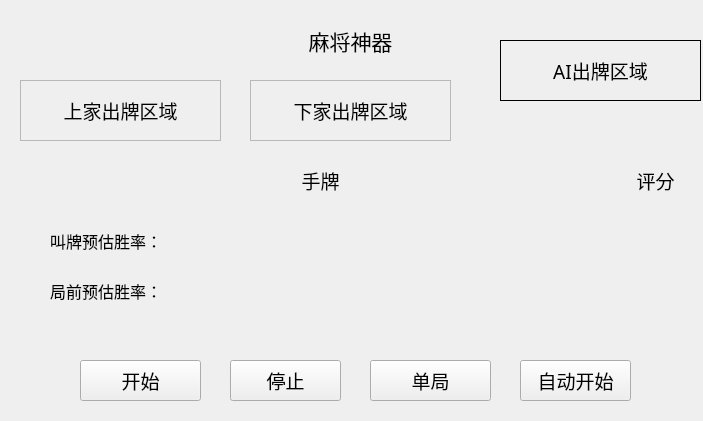
<?xml version="1.0" encoding="UTF-8"?>
<ui version="4.0">
 <class>Form</class>
 <widget class="QWidget" name="Form">
  <property name="geometry">
   <rect>
    <x>0</x>
    <y>0</y>
    <width>703</width>
    <height>421</height>
   </rect>
  </property>
  <property name="font">
   <font>
    <family>Arial</family>
    <pointsize>9</pointsize>
    <weight>75</weight>
    <italic>false</italic>
    <bold>true</bold>
   </font>
  </property>
  <property name="windowTitle">
   <string>Hi</string>
  </property>
  <property name="windowOpacity">
   <double>1.000000000000000</double>
  </property>
  <widget class="QLabel" name="WinRate">
   <property name="geometry">
    <rect>
     <x>630</x>
     <y>150</y>
     <width>51</width>
     <height>61</height>
    </rect>
   </property>
   <property name="font">
    <font>
     <family>等线</family>
     <pointsize>14</pointsize>
     <weight>50</weight>
     <italic>false</italic>
     <bold>false</bold>
    </font>
   </property>
   <property name="text">
    <string>评分</string>
   </property>
   <property name="alignment">
    <set>Qt::AlignCenter</set>
   </property>
  </widget>
  <widget class="QPushButton" name="InitCard">
   <property name="geometry">
    <rect>
     <x>80</x>
     <y>360</y>
     <width>121</width>
     <height>41</height>
    </rect>
   </property>
   <property name="font">
    <font>
     <family>等线</family>
     <pointsize>14</pointsize>
     <weight>50</weight>
     <italic>false</italic>
     <bold>false</bold>
    </font>
   </property>
   <property name="styleSheet">
    <string notr="true"/>
   </property>
   <property name="text">
    <string>开始</string>
   </property>
  </widget>
  <widget class="QLabel" name="UserHandCards">
   <property name="geometry">
    <rect>
     <x>40</x>
     <y>160</y>
     <width>561</width>
     <height>41</height>
    </rect>
   </property>
   <property name="font">
    <font>
     <family>等线</family>
     <pointsize>14</pointsize>
     <weight>50</weight>
     <italic>false</italic>
     <bold>false</bold>
    </font>
   </property>
   <property name="text">
    <string>手牌</string>
   </property>
   <property name="alignment">
    <set>Qt::AlignCenter</set>
   </property>
  </widget>
  <widget class="QFrame" name="LPlayer">
   <property name="geometry">
    <rect>
     <x>20</x>
     <y>80</y>
     <width>201</width>
     <height>61</height>
    </rect>
   </property>
   <property name="font">
    <font>
     <family>等线</family>
     <pointsize>9</pointsize>
     <weight>50</weight>
     <italic>false</italic>
     <bold>false</bold>
    </font>
   </property>
   <property name="frameShape">
    <enum>QFrame::StyledPanel</enum>
   </property>
   <property name="frameShadow">
    <enum>QFrame::Raised</enum>
   </property>
   <widget class="QLabel" name="LPlayedCard">
    <property name="geometry">
     <rect>
      <x>0</x>
      <y>0</y>
      <width>201</width>
      <height>61</height>
     </rect>
    </property>
    <property name="font">
     <font>
      <family>等线</family>
      <pointsize>14</pointsize>
      <weight>50</weight>
      <italic>false</italic>
      <bold>false</bold>
     </font>
    </property>
    <property name="text">
     <string>上家出牌区域</string>
    </property>
    <property name="alignment">
     <set>Qt::AlignCenter</set>
    </property>
   </widget>
  </widget>
  <widget class="QFrame" name="RPlayer">
   <property name="geometry">
    <rect>
     <x>250</x>
     <y>80</y>
     <width>201</width>
     <height>61</height>
    </rect>
   </property>
   <property name="font">
    <font>
     <family>等线</family>
     <pointsize>16</pointsize>
     <weight>50</weight>
     <italic>false</italic>
     <bold>false</bold>
    </font>
   </property>
   <property name="frameShape">
    <enum>QFrame::StyledPanel</enum>
   </property>
   <property name="frameShadow">
    <enum>QFrame::Raised</enum>
   </property>
   <widget class="QLabel" name="RPlayedCard">
    <property name="geometry">
     <rect>
      <x>0</x>
      <y>0</y>
      <width>201</width>
      <height>61</height>
     </rect>
    </property>
    <property name="font">
     <font>
      <family>等线</family>
      <pointsize>14</pointsize>
      <weight>50</weight>
      <italic>false</italic>
      <bold>false</bold>
     </font>
    </property>
    <property name="text">
     <string>下家出牌区域</string>
    </property>
    <property name="alignment">
     <set>Qt::AlignCenter</set>
    </property>
   </widget>
  </widget>
  <widget class="QFrame" name="Player">
   <property name="geometry">
    <rect>
     <x>500</x>
     <y>40</y>
     <width>201</width>
     <height>61</height>
    </rect>
   </property>
   <property name="font">
    <font>
     <family>等线</family>
     <pointsize>9</pointsize>
     <weight>50</weight>
     <italic>false</italic>
     <bold>false</bold>
    </font>
   </property>
   <property name="frameShape">
    <enum>QFrame::StyledPanel</enum>
   </property>
   <property name="frameShadow">
    <enum>QFrame::Raised</enum>
   </property>
   <widget class="QLabel" name="PredictedCard">
    <property name="geometry">
     <rect>
      <x>0</x>
      <y>0</y>
      <width>201</width>
      <height>61</height>
     </rect>
    </property>
    <property name="font">
     <font>
      <family>等线</family>
      <pointsize>14</pointsize>
      <weight>50</weight>
      <italic>false</italic>
      <bold>false</bold>
     </font>
    </property>
    <property name="styleSheet">
     <string notr="true"/>
    </property>
    <property name="frameShape">
     <enum>QFrame::Panel</enum>
    </property>
    <property name="lineWidth">
     <number>1</number>
    </property>
    <property name="text">
     <string>AI出牌区域</string>
    </property>
    <property name="alignment">
     <set>Qt::AlignCenter</set>
    </property>
   </widget>
  </widget>
  <widget class="QLabel" name="ThreeLandlordCards">
   <property name="geometry">
    <rect>
     <x>270</x>
     <y>20</y>
     <width>161</width>
     <height>41</height>
    </rect>
   </property>
   <property name="font">
    <font>
     <family>等线</family>
     <pointsize>16</pointsize>
     <weight>50</weight>
     <italic>false</italic>
     <bold>false</bold>
    </font>
   </property>
   <property name="text">
    <string>麻将神器</string>
   </property>
   <property name="alignment">
    <set>Qt::AlignCenter</set>
   </property>
  </widget>
  <widget class="QPushButton" name="Stop">
   <property name="geometry">
    <rect>
     <x>230</x>
     <y>360</y>
     <width>111</width>
     <height>41</height>
    </rect>
   </property>
   <property name="font">
    <font>
     <family>等线</family>
     <pointsize>14</pointsize>
     <weight>50</weight>
     <italic>false</italic>
     <bold>false</bold>
    </font>
   </property>
   <property name="styleSheet">
    <string notr="true"/>
   </property>
   <property name="text">
    <string>停止</string>
   </property>
  </widget>
  <widget class="QPushButton" name="SwitchMode">
   <property name="geometry">
    <rect>
     <x>370</x>
     <y>360</y>
     <width>121</width>
     <height>41</height>
    </rect>
   </property>
   <property name="font">
    <font>
     <family>等线</family>
     <pointsize>14</pointsize>
     <weight>50</weight>
     <italic>false</italic>
     <bold>false</bold>
    </font>
   </property>
   <property name="styleSheet">
    <string notr="true"/>
   </property>
   <property name="text">
    <string>单局</string>
   </property>
  </widget>
  <widget class="QPushButton" name="AutoStart">
   <property name="geometry">
    <rect>
     <x>520</x>
     <y>360</y>
     <width>111</width>
     <height>41</height>
    </rect>
   </property>
   <property name="font">
    <font>
     <family>等线</family>
     <pointsize>14</pointsize>
     <weight>50</weight>
     <italic>false</italic>
     <bold>false</bold>
    </font>
   </property>
   <property name="styleSheet">
    <string notr="true"/>
   </property>
   <property name="text">
    <string>自动开始</string>
   </property>
  </widget>
  <widget class="QLabel" name="BidWinrate">
   <property name="geometry">
    <rect>
     <x>50</x>
     <y>220</y>
     <width>241</width>
     <height>41</height>
    </rect>
   </property>
   <property name="font">
    <font>
     <family>等线</family>
     <pointsize>12</pointsize>
     <weight>50</weight>
     <italic>false</italic>
     <bold>false</bold>
    </font>
   </property>
   <property name="text">
    <string>叫牌预估胜率：</string>
   </property>
  </widget>
  <widget class="QLabel" name="PreWinrate">
   <property name="geometry">
    <rect>
     <x>50</x>
     <y>270</y>
     <width>241</width>
     <height>41</height>
    </rect>
   </property>
   <property name="font">
    <font>
     <family>等线</family>
     <pointsize>12</pointsize>
     <weight>50</weight>
     <italic>false</italic>
     <bold>false</bold>
    </font>
   </property>
   <property name="text">
    <string>局前预估胜率：</string>
   </property>
  </widget>
 </widget>
 <resources/>
 <connections>
  <connection>
   <sender>InitCard</sender>
   <signal>clicked()</signal>
   <receiver>Form</receiver>
   <slot>init_cards()</slot>
   <hints>
    <hint type="sourcelabel">
     <x>200</x>
     <y>360</y>
    </hint>
    <hint type="destinationlabel">
     <x>250</x>
     <y>292</y>
    </hint>
   </hints>
  </connection>
  <connection>
   <sender>Stop</sender>
   <signal>clicked()</signal>
   <receiver>Form</receiver>
   <slot>stop()</slot>
   <hints>
    <hint type="sourcelabel">
     <x>230</x>
     <y>360</y>
    </hint>
    <hint type="destinationlabel">
     <x>233</x>
     <y>220</y>
    </hint>
   </hints>
  </connection>
  <connection>
   <sender>SwitchMode</sender>
   <signal>clicked()</signal>
   <receiver>Form</receiver>
   <slot>switch_mode()</slot>
   <hints>
    <hint type="sourcelabel">
     <x>472</x>
     <y>366</y>
    </hint>
    <hint type="destinationlabel">
     <x>480</x>
     <y>277</y>
    </hint>
   </hints>
  </connection>
  <connection>
   <sender>AutoStart</sender>
   <signal>clicked()</signal>
   <receiver>Form</receiver>
   <slot>beforeStart()</slot>
   <hints>
    <hint type="sourcelabel">
     <x>613</x>
     <y>372</y>
    </hint>
    <hint type="destinationlabel">
     <x>646</x>
     <y>291</y>
    </hint>
   </hints>
  </connection>
 </connections>
 <slots>
  <slot>init_cards()</slot>
  <slot>start()</slot>
  <slot>stop()</slot>
  <slot>switch_mode()</slot>
  <slot>beforeStart()</slot>
 </slots>
</ui>
